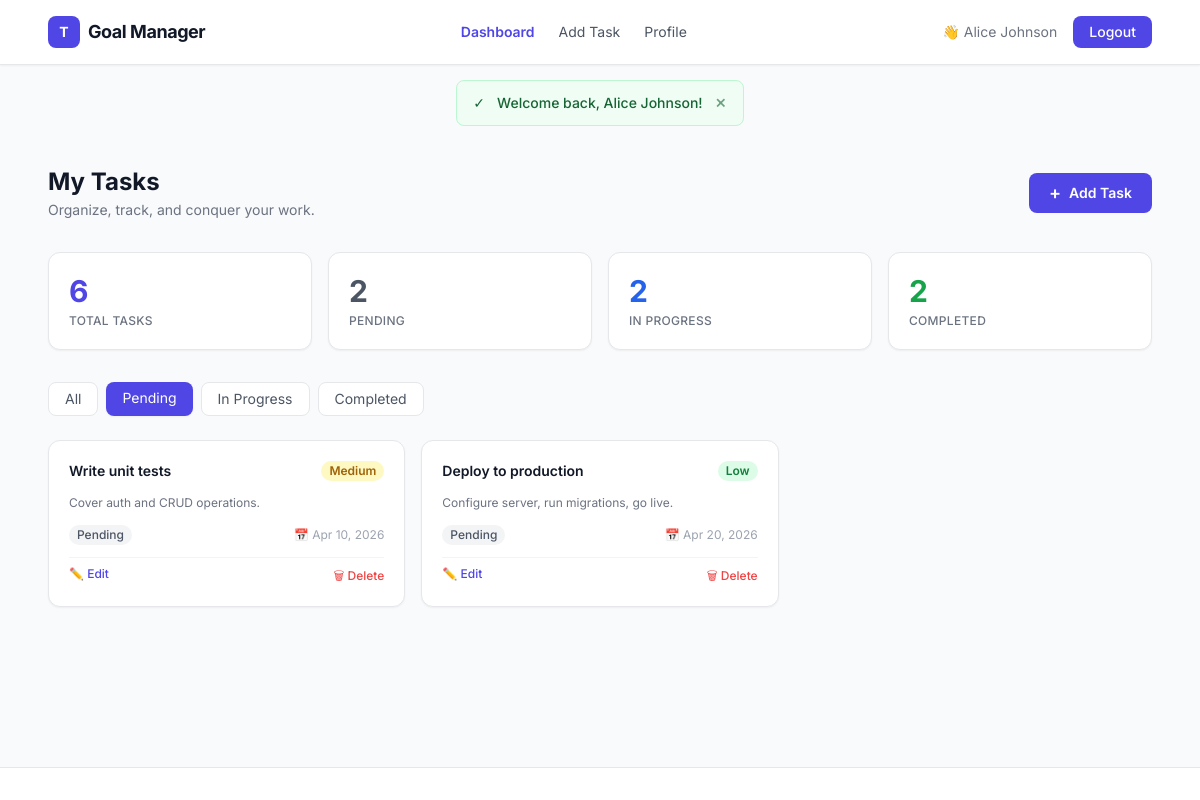
The app's page /pages/dashboard.php?status=pending (signed in) with its own data.
### tables this page shows
CREATE TABLE IF NOT EXISTS tasks (
    id          INT AUTO_INCREMENT PRIMARY KEY,
    user_id     INT           NOT NULL,
    title       VARCHAR(255)  NOT NULL,
    description TEXT,
    status      ENUM('pending','in_progress','completed') NOT NULL DEFAULT 'pending',
    priority    ENUM('low','medium','high')               NOT NULL DEFAULT 'medium',
    due_date    DATE,
    created_at  TIMESTAMP     DEFAULT CURRENT_TIMESTAMP,
    FOREIGN KEY (user_id) REFERENCES users(id) ON DELETE CASCADE
);

### pages/dashboard.php (the view, shortened to what this page needs)
<?php
require_once __DIR__ . '/../includes/header.php';
$db     = getDB();
$userId = (int) $_SESSION['user_id'];
$allowed  = ['', 'pending', 'in_progress', 'completed'];
$filter   = in_array($_GET['status'] ?? '', $allowed) ? ($_GET['status'] ?? '') : '';
$sql    = 'SELECT * FROM tasks WHERE user_id = ?';
$params = [$userId];
if ($filter !== '') {
    $sql     .= ' AND status = ?';
    $params[] = $filter;
}
$sql .= ' ORDER BY
    CASE priority WHEN "high" THEN 1 WHEN "medium" THEN 2 ELSE 3 END,
    FIELD(status,"in_progress","pending","completed"),
    due_date ASC';
$taskStmt = $db->prepare($sql);
$taskStmt->execute($params);
$tasks = $taskStmt->fetchAll();
$statsStmt = $db->prepare(
    'SELECT
        COUNT(*) AS total,
        SUM(status="pending")     AS pending,
        SUM(status="in_progress") AS in_progress,
        SUM(status="completed")   AS completed
     FROM tasks WHERE user_id = ?'
);
$statsStmt->execute([$userId]);
$stats = $statsStmt->fetch();
function priorityBadge(string $p): string {
    $map = [
        'low'    => 'bg-green-100 text-green-700',
        'medium' => 'bg-yellow-100 text-yellow-700',
        'high'   => 'bg-red-100 text-red-700',
    ];
    $cls = $map[$p] ?? 'bg-gray-100 text-gray-600';
    return "<span class=\"inline-block text-xs font-semibold px-2 py-0.5 rounded-full {$cls}\">" . ucfirst($p) . "</span>";
}
function statusBadge(string $s): string {
    $map = [
        'pending'     => 'bg-gray-100 text-gray-600',
        'in_progress' => 'bg-blue-100 text-blue-700',
        'completed'   => 'bg-green-100 text-green-700',
    ];
    $cls   = $map[$s] ?? 'bg-gray-100 text-gray-600';
    $label = ucwords(str_replace('_', ' ', $s));
    return "<span class=\"inline-block text-xs font-medium px-2 py-0.5 rounded-full {$cls}\">{$label}</span>";
}
function filterTab(string $label, string $value, string $current): string {
    $active = ($current === $value)
        ? 'bg-indigo-600 text-white shadow-sm'
        : 'bg-white text-gray-600 hover:bg-gray-100 border border-gray-200';
    $qs = $value ? '?status=' . urlencode($value) : '?';
    return "<a href=\"{$qs}\" class=\"px-4 py-1.5 text-sm rounded-lg transition-colors {$active}\">{$label}</a>";
}
?>
<div class="max-w-6xl mx-auto px-4 sm:px-6 py-8">
    <div class="flex flex-col sm:flex-row sm:items-center justify-between gap-4 mb-8">
        <div>
            <h1 class="text-2xl font-bold text-gray-900">My Tasks</h1>
            <p class="text-sm text-gray-500 mt-0.5">Organize, track, and conquer your work.</p>
        </div>
        <a href="<?= BASE_URL ?>pages/add_task.php"
            class="inline-flex items-center gap-2 bg-indigo-600 hover:bg-indigo-700 text-white text-sm font-semibold
                   px-5 py-2.5 rounded-lg transition-colors">
            <span class="text-lg leading-none">+</span> Add Task
        </a>
    </div>
    <div class="grid grid-cols-2 sm:grid-cols-4 gap-4 mb-8">
        <?php
        $statCards = [
            ['label' => 'Total Tasks',  'value' => $stats['total'],       'color' => 'indigo'],
            ['label' => 'Pending',      'value' => $stats['pending'],     'color' => 'gray'],
            ['label' => 'In Progress',  'value' => $stats['in_progress'], 'color' => 'blue'],
            ['label' => 'Completed',    'value' => $stats['completed'],   'color' => 'green'],
        ];
        foreach ($statCards as $card):
        ?>
        <div class="bg-white rounded-xl border border-gray-200 shadow-sm p-5 flex flex-col gap-1">
            <span class="text-3xl font-bold text-<?= $card['color'] ?>-600"><?= (int)$card['value'] ?></span>
            <span class="text-xs text-gray-500 font-medium uppercase tracking-wide"><?= $card['label'] ?></span>
        </div>
        <?php endforeach; ?>
    </div>
    <div class="flex flex-wrap gap-2 mb-6">
        <?= filterTab('All',         '',            $filter) ?>
        <?= filterTab('Pending',     'pending',     $filter) ?>
        <?= filterTab('In Progress', 'in_progress', $filter) ?>
        <?= filterTab('Completed',   'completed',   $filter) ?>
    </div>
    <?php if (empty($tasks)): ?>
    <div class="text-center py-20 text-gray-400">
        <div class="text-5xl mb-4">📋</div>
        <p class="text-lg font-medium text-gray-500">No tasks found</p>
        <p class="text-sm mt-1">
            <?= $filter ? 'No tasks match this filter.' : 'Click <strong>Add Task</strong> to get started.' ?>
        </p>
    </div>
    <?php else: ?>
    <div class="grid gap-4 sm:grid-cols-2 lg:grid-cols-3">
        <?php foreach ($tasks as $task): ?>
        <div class="bg-white rounded-xl border border-gray-200 shadow-sm p-5 flex flex-col gap-3 hover:shadow-md transition-shadow">
            <div class="flex items-start justify-between gap-2">
                <h2 class="text-sm font-semibold text-gray-900 leading-snug flex-1">
                    <?= htmlspecialchars($task['title']) ?>
                </h2>
                <?= priorityBadge($task['priority']) ?>
            </div>
            <?php if (!empty($task['description'])): ?>
            <p class="text-xs text-gray-500 line-clamp-2 leading-relaxed">
                <?= htmlspecialchars($task['description']) ?>
            </p>
            <?php endif; ?>
            <div class="flex items-center gap-2 flex-wrap">
                <?= statusBadge($task['status']) ?>
                <?php if ($task['due_date']): ?>
                <?php
                $due   = new DateTime($task['due_date']);
                $today = new DateTime('today');
                $diff  = (int)$today->diff($due)->format('%R%a');
                $dueCls = ($diff < 0 && $task['status'] !== 'completed')
                    ? 'text-red-500 font-semibold'
                    : 'text-gray-400';
                ?>
                <span class="text-xs <?= $dueCls ?> ml-auto">
                    📅 <?= htmlspecialchars($due->format('M j, Y')) ?>
                </span>
                <?php endif; ?>
            </div>
            <div class="flex items-center gap-2 pt-1 border-t border-gray-100 mt-auto">
                <a href="<?= BASE_URL ?>pages/edit_task.php?id=<?= $task['id'] ?>"
                    class="text-xs text-indigo-600 hover:text-indigo-800 font-medium transition-colors">
                    ✏️ Edit
                </a>
                <form method="POST" action="<?= BASE_URL ?>pages/dashboard.php" class="ml-auto"
                    onsubmit="return confirm('Delete this task? This cannot be undone.')">
                    <button type="submit"
                        class="text-xs text-red-500 hover:text-red-700 font-medium transition-colors">
                        🗑 Delete
                    </button>
                </form>
            </div>
        </div>
        <?php endforeach; ?>
    </div>
    <?php endif; ?>
</div>
<?php require_once __DIR__ . '/../includes/footer.php'; ?>

### includes/header.php (style rules this page uses)
body { font-family: 'Inter', ui-sans-serif, system-ui; }

### records on screen
tasks: title "Write unit tests", priority "Medium", description "Cover auth and CRUD operations.", status "Pending", due_date "Apr 10, 2026"
tasks: title "Deploy to production", priority "Low", description "Configure server, run migrations, go live.", status "Pending", due_date "Apr 20, 2026"

### other values on screen
$label "Dashboard Add Task Profile"
$_SESSION['user_name'] "Alice Johnson"
$flash['msg'] "Welcome back, Alice Johnson!"
$card['value'] "6"
$card['label'] "TOTAL TASKS"
$card['value'] "2"
$card['label'] "PENDING"
$card['label'] "IN PROGRESS"
$card['label'] "COMPLETED"
$label "All Pending In Progress Completed"
